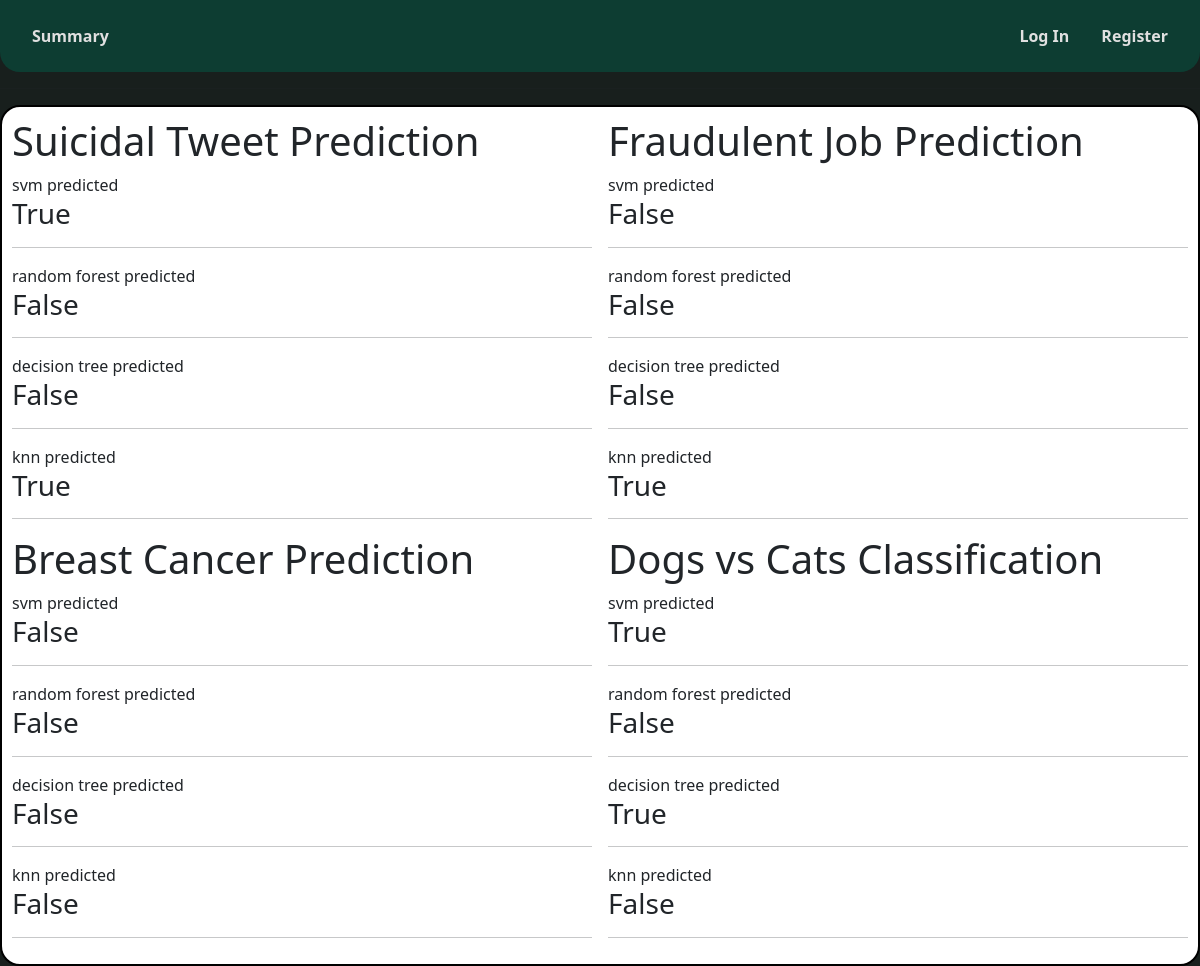
The page / on the database its author committed.
### auctions/models.py (models this page shows)
class Createnewlist(models.Model):
    id_value = models.IntegerField()
    prediction_rf = models.BooleanField(default=False,blank=True,null=True)
    prediction_svm = models.BooleanField(default=False,blank=True,null=True)
    prediction_dt = models.BooleanField(default=False,blank=True,null=True)
    prediction_knn = models.BooleanField(default=False,blank=True,null=True)
    image = models.ImageField(null=True, blank = True)
    id = models.BigAutoField(primary_key=True)

### auctions/views.py (the view)
# urls.py: path("", views.index, name="index"),
def index(request):
    items = Createnewlist.objects.all()
    return render(request, "auctions/index.html",{
        "items":items
    })

### auctions/templates/auctions/index.html
{% extends "auctions/layout.html" %}
{% block body %}
<div style="
    column-count: 2;
    padding: 10px;
    border: 2px solid #000;
    border-radius: 20px;
    border-padding: 10px;
    background-color : #ffffff;">
    {% if items %}
    {% for item in items %}
    <h1> {% if item.id_value == 1 %}
        Suicidal Tweet Prediction
    </h1>
    svm predicted
    <h3>{{item.prediction_svm}}</h3>
    <hr>
        random forest predicted
    <h3>{{item.prediction_rf}}</h3>
    <hr>
        decision tree predicted
    <h3>{{item.prediction_dt}}</h3>
    <hr>
        knn predicted
    <h3>{{item.prediction_knn}}</h3>
    <hr>
    {% endif %}
    <h1> {% if item.id_value == 2 %}
        Breast Cancer Prediction
    </h1>
    svm predicted
    <h3>{{item.prediction_svm}}</h3>
    <hr>
        random forest predicted
    <h3>{{item.prediction_rf}}</h3>
    <hr>
        decision tree predicted
    <h3>{{item.prediction_dt}}</h3>
    <hr>
        knn predicted
    <h3>{{item.prediction_knn}}</h3>
    <hr>
    {% endif %}
    <h1> {% if item.id_value == 3 %}
        Fraudulent Job Prediction
    </h1>
    svm predicted
    <h3>{{item.prediction_svm}}</h3>
    <hr>
        random forest predicted
    <h3>{{item.prediction_rf}}</h3>
    <hr>
        decision tree predicted
    <h3>{{item.prediction_dt}}</h3>
    <hr>
        knn predicted
    <h3>{{item.prediction_knn}}</h3>
    <hr>
    {% endif %}
    <h1> {% if item.id_value == 4 %}
        Dogs vs Cats Classification
    </h1>
    svm predicted
    <h3>{{item.prediction_svm}}</h3>
    <hr>
        random forest predicted
    <h3>{{item.prediction_rf}}</h3>
    <hr>
        decision tree predicted
    <h3>{{item.prediction_dt}}</h3>
    <hr>
        knn predicted
    <h3>{{item.prediction_knn}}</h3>
    <hr>
    {% endif %}
    {% endfor %}
    {% endif %}
{% endblock %}

### auctions/templates/auctions/layout.html (shortened to what this page needs)
{% load static %}
<!DOCTYPE html>
<html lang="en">
    <head>
        <link href="https://cdn.jsdelivr.net/npm/bootstrap@5.3.3/dist/css/bootstrap.min.css" rel="stylesheet">
        <link href="{% static 'auctions/styles.css' %}" rel="stylesheet">
    </head>
    <body style="background: #181f1d;"     >
        <ul class="nav" style="background : #0d3d32; border-radius: 0px 0px 20px 20px; ">
            <div style="font-weight: bold; color : rgb(224, 224, 224);">
                <li class="nav-item">
                <a class="nav-link" style="color : rgb(224, 224, 224);" href="{% url 'index' %}">Summary</a>
            </li>
        </div>
            <div style="font-weight: bold; color: #ffffff;">
            {% if user.is_authenticated %}
                <li class="nav-item">
                    <a class="nav-link" style="color : rgb(224, 224, 224);" href="{% url 'logout' %}">Log Out</a>
                </li>
            {% else %}
                <li class="nav-item">
                    <a class="nav-link" style="color : rgb(224, 224, 224);" href="{% url 'login' %}">Log In</a>
                </li>
                <li class="nav-item">
                    <a class="nav-link" style="color : rgb(224, 224, 224);" href="{% url 'register' %}">Register</a>
                </li>
            </div>
            {% endif %}
        </ul>
        <hr>
        {% block body %}
        {% endblock %}
    </body>
</html>

### auctions/static/auctions/styles.css (style rules this page uses)
ul { list-style-type: none; margin: 0; padding: 0; overflow: hidden; background-color: #e7e6e9; position: -webkit-sticky; position: sticky; top: 0; }
li { float: left; }
li a { display: block; color: rgb(224, 224, 224); text-align: center; padding: 14px 16px; text-decoration: none; }
.nav { display: flex; justify-content: space-between; padding: 1rem; }
.nav-item { display: flex; color : white; }

### rows shown on the page
Createnewlist: prediction_svm "True", prediction_rf "False", prediction_dt "False", prediction_knn "True"
Createnewlist: prediction_svm "False", prediction_rf "False", prediction_dt "False", prediction_knn "False"
Createnewlist: prediction_svm "False", prediction_rf "False", prediction_dt "False", prediction_knn "True"
Createnewlist: prediction_svm "True", prediction_rf "False", prediction_dt "True", prediction_knn "False"
